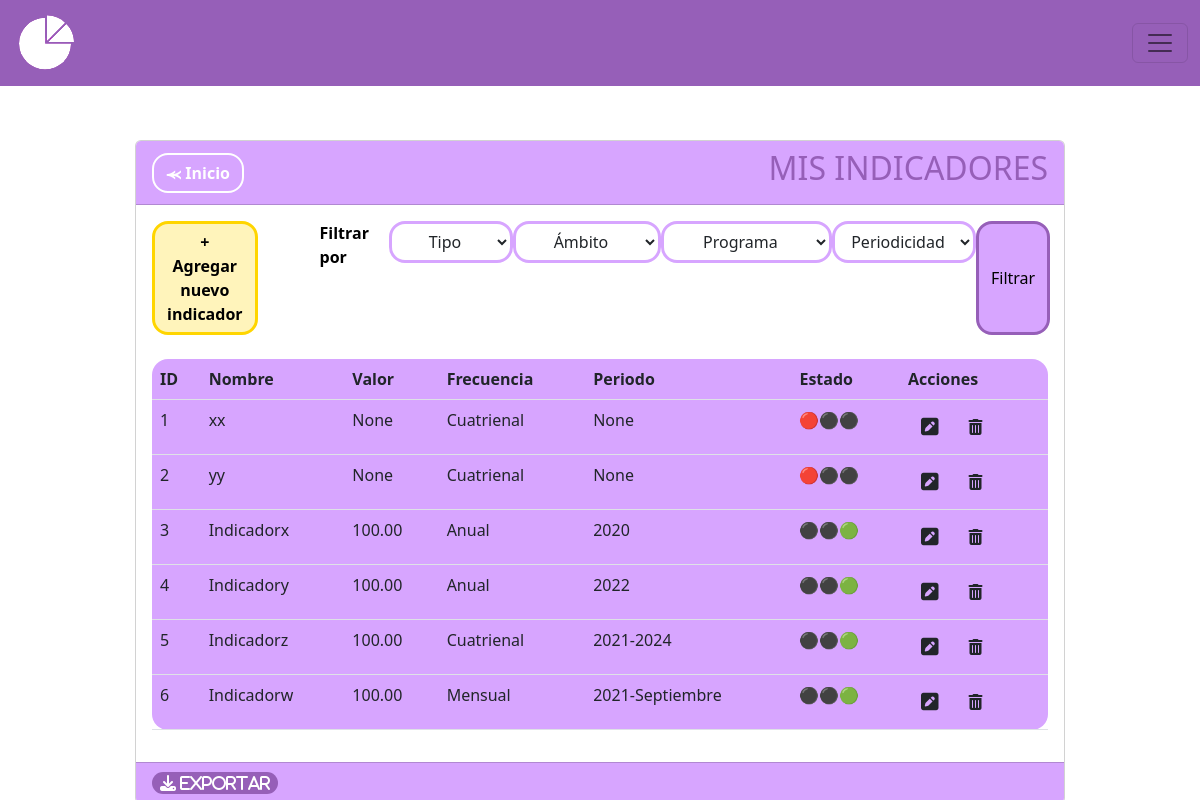
Screenshot of /indicadores with the database file from the repository.
### MIReApp/models.py (models this page shows, shortened)
class Indicador(models.Model):
    id = models.AutoField(primary_key=True)
    nombre = models.CharField(max_length=100,
                              verbose_name='Nombre',
                              unique= True,
                              validators= [
                                  RegexValidator(regex= r'^[a-zA-Z\s]*$',
                                                 message="El nombre no puede contener caracteres especiales.",
                                                 code='invalid_nombre')
                              ])
    descripcion = models.CharField(max_length=100, verbose_name='Descripción', blank=True, null=True)
    ambito = models.ForeignKey('Ambito', on_delete=models.CASCADE)
    tipo = models.ForeignKey('Tipo', on_delete=models.CASCADE)
    programa = models.ForeignKey('Programa', on_delete=models.SET_NULL, null=True, blank=True)
    objetivo = models.ForeignKey('Objetivos', on_delete=models.CASCADE, blank=True, null=True)
    frecuencia = models.CharField(verbose_name='Frecuencia de medición',max_length=10, choices=FRECUENCIAS)
    formula = models.CharField(max_length=20, choices= FORMULAS,verbose_name='Formula', blank=True)
    numerador = models.ForeignKey('Metrica', related_name='Numerador', on_delete=models.CASCADE, blank=True, null=True)
    denominador = models.ForeignKey('Metrica', related_name='Denominador', on_delete=models.CASCADE, blank=True, null=True)
    numerador_periodo = models.ForeignKey('HistorialMetrica', related_name='Instancia_Numerador', on_delete=models.CASCADE, blank=True, null=True)
    denominador_periodo = models.ForeignKey('HistorialMetrica', related_name='Instancia_Denominador', on_delete=models.CASCADE, blank=True, null=True)
    numerador_medida = models.CharField(max_length=100, verbose_name='', blank=True, null=True)
    denominador_medida = models.CharField(max_length=100, verbose_name='', blank=True, null=True)
    numerador_valor = models.PositiveIntegerField(verbose_name='', blank=True, null=True)
    denominador_valor = models.PositiveIntegerField(verbose_name='' , blank=True, null=True)
    resultado = models.CharField(max_length=100, verbose_name='', blank=True, null=True)
    estado = models.CharField(max_length=100, verbose_name='Descripción', blank=True, null=True)

class HistorialMetrica(models.Model):
    id = models.AutoField(primary_key=True)
    metrica = models.ForeignKey(Metrica, on_delete=models.CASCADE)
    año_historico = models.PositiveIntegerField()
    valor_historico = models.PositiveIntegerField()  # Agrega un valor predeterminado
    mes_historico = models.CharField(max_length=20, verbose_name='Ingrese mes:', choices=MESES, blank=True, null=True)
    año2_historico = models.PositiveIntegerField(blank=True, null=True)
    semestre_historico = models.CharField(max_length=15, verbose_name='Ingrese semestre:', choices=SEMESTRES, blank=True, null=True,)
    def __str__(self):
        if self.mes_historico:
            return str(self.año_historico)+ '-' + str(self.mes_historico)
        elif self.semestre_historico:
            return str(self.año_historico)+ '-' + str(self.semestre_historico)
        elif self.año2_historico:
            return str(self.año_historico)+ '-' + str(self.año2_historico)
        else:
            return str(self.año_historico)

### MIReApp/views.py (the view)
# urls.py: path('indicadores',views.indicadores, name='indicadores'),
def indicadores(request):
    indicadores = Indicador.objects.all()
    json_data = serializers.serialize("json", indicadores)
    print(json_data)
    tipos = Tipo.objects.all()
    ambitos = Ambito.objects.all()
    programas = Programa.objects.all()
    return render(request, 'indicadores/index.html', {'indicador': indicadores,'tipos': tipos,'ambitos': ambitos,'programas': programas,'json_data':json_data})

### MIReApp/templates/indicadores/index.html (shortened to what this page needs)
{% extends "base.html" %}
{% block contenido %}
<br>
<br>
<br>
<br>
<br>
<center>
    <link rel="stylesheet" href="https://cdnjs.cloudflare.com/ajax/libs/font-awesome/6.4.2/css/all.min.css">
    <div class="col-md-10 card" style="text-align: left;">
        <div class="card-header" style="background-color: #D7A5FF;">
            <div style="display: flex; justify-content: space-between; align-items: center;">
                <span>
                    <a href="{% url 'inicio' %}" class="btn btn-secondary rounded-4 fw-bold" style="background-color: transparent; color:white;border-color: white;border-width: 2px;">⪻ Inicio</a>
                </span>
                <span>
                    <h2>MIS INDICADORES</h2>
                </span>
            </div>
        </div>
        <div class="card-body">
            <form method="GET" action="{% url 'lista_indicadores' %}" class="d-flex flex-row">
                <a name="" id="" class="btn fw-bold rounded-4" href="{% url 'crear_indicador' %}" style="background-color: #fff4bb;color: #000000;border-color: #ffd500;border-width: 3px;">+ Agregar nuevo indicador</a>
                <a class="fw-bold" style="color: black;margin-left:62px ;text-decoration: none;">Filtrar por</a>
                <div class="form-group">
                    <select name="tipo" id="tipo" class="btn dropdown-toggle rounded-4" type="button" data-bs-toggle="dropdown" aria-expanded="false"style="margin-left: 20px;width:min-content;border-color: #D7A5FF;border-width: 3px;">
                        <option value="">Tipo</option>
                    </select>
                </div>
                <div class="form-group">
                    <select name="ambito" id="ambito" class="btn dropdown-toggle rounded-4" type="button" data-bs-toggle="dropdown" aria-expanded="false"style="width:min-content;border-color: #D7A5FF;border-width: 3px;">
                        <option value="">Ámbito</option>
                    </select>
                </div>
                <div class="form-group">
                    <select name="programa" id="programa" class="btn dropdown-toggle rounded-4" type="button" data-bs-toggle="dropdown" aria-expanded="false"style="width:min-content;border-color: #D7A5FF;border-width: 3px;">
                        <option value="">Programa</option>
                    </select>
                </div>
                <div class="form-group">
                    <select name="periodicidad" id="periodicidad" class="btn dropdown-toggle rounded-4" type="button" data-bs-toggle="dropdown" aria-expanded="false"style="width:min-content;border-color: #D7A5FF;border-width: 3px;">
                        <option value="">Periodicidad</option>
                    </select>
                </div>
                <button type="submit" class="btn rounded-4"style="background-color:#D7A5FF; color: #000000;border-color: #965FB8;border-width: 3px;width:min-content">Filtrar</button>
            </form>
            <br>
            <div class="table-responsive">
                <table class="table rounded-4" style="background-color: #D7A5FF;">
                    <thead>
                        <tr>
                            <th scope="col">ID</th>
                            <th scope="col">Nombre</th>
                            <th scope="col">Valor</th>
                            <th scope="col">Frecuencia</th>
                            <th scope="col">Periodo</th>
                            <th scope="col">Estado</th>
                            <th scope="col">Acciones</th>
                        </tr>
                    </thead>
                    <tbody>
                        {% for indi in indicador %}
                        <tr class="">
                            <td scope="row">{{ indi.id }}</td>
                            <td>{{ indi.nombre }}</td>
                            <td>{{ indi.resultado }}</td>
                            <td>{{ indi.frecuencia }}</td>
                            <td>{{ indi.numerador_periodo }}</td>
                            {% if indi.numerador_medida == None and indi.denominador_medida == None and indi.numerador_valor == None and indi.denominador_valor == None %}
                                <td> 🔴⚫⚫ </td>
                            {% elif indi.numerador_medida != None and indi.denominador_medida != None and indi.numerador_valor != None and indi.denominador_valor != None %}
                                <td> ⚫⚫🟢 </td>
                            {% else %}
                                <td> ⚫🟡⚫ </td>
                            {% endif %}
                            <td>
                                <a class="btn" href="{% url 'editar_indicador' indi.id %}"><i class="fa-solid fa-square-pen fa-lg"></i></a>
                                <a class="btn eliminarIndicador-btn" href="{% url 'eliminar_indicador' indi.id %}" data-id="{{ item.id }}" role="button"><i class="fa-solid fa-trash-can"></i></a>
                            </td>
                        </tr>
                        {% endfor %}
                    </tbody>
                </table>
            </div>
        </div>
        <div class="card-footer text-muted" style="background-color: #D7A5FF;">
        <button class='rounded-4 fw-bold fa-solid fa-download'id="miBoton" type="button" style="border-radius: 3%; color:white;background-color: #965FB8;border-color: transparent;"> Exportar</button>
        </div>
    </div>
</div>
{% endblock %}

### MIReApp/static/css/base.css (style rules this page uses)
html, body { margin: 0; width: 100%; height: 100%; display: flex; justify-content: center; align-items: center; font-family: 'Dosis', sans-serif; font-weight: 300; -webkit-user-select: none; -moz-user-select: none; -ms-user-select: none; user-select: none; }
h2 { color: #965FB8; }
button { color:rgb(255, 255, 255); background-color: #D7A5FF }

### rows the page displays
Indicador: id "1", nombre "xx", resultado "None", frecuencia "Cuatrienal", numerador_periodo "None"
Indicador: id "2", nombre "yy", resultado "None", frecuencia "Cuatrienal", numerador_periodo "None"
Indicador: id "3", nombre "Indicadorx", resultado "100.00", frecuencia "Anual", numerador_periodo "2020"
Indicador: id "4", nombre "Indicadory", resultado "100.00", frecuencia "Anual", numerador_periodo "2022"
Indicador: id "5", nombre "Indicadorz", resultado "100.00", frecuencia "Cuatrienal", numerador_periodo "2021-2024"
Indicador: id "6", nombre "Indicadorw", resultado "100.00", frecuencia "Mensual", numerador_periodo "2021-Septiembre"
